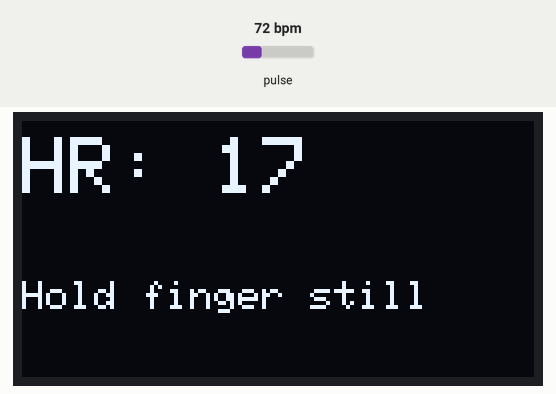
Simulated run of this sketch. Board: Arduino Nano, built with avr-gcc and run on an emulated ATmega328P. Shown: 128×64 one-colour display. The inputs (shaded band) are chosen by the test bench; at power-on: pulse 72 bpm.

Above: at 1.2 s.
1.3 s: pulse set to 158 bpm
At 3.1 s:
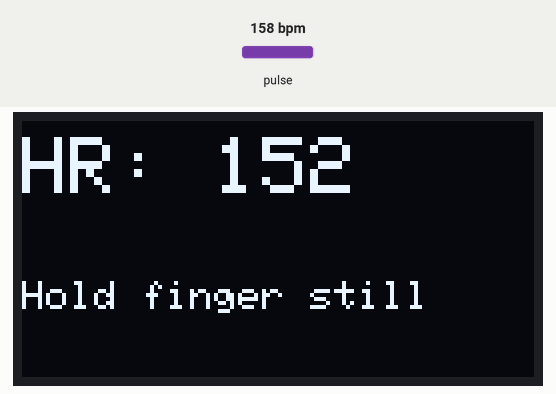
3.2 s: pulse set to 100 bpm
At 5.6 s:
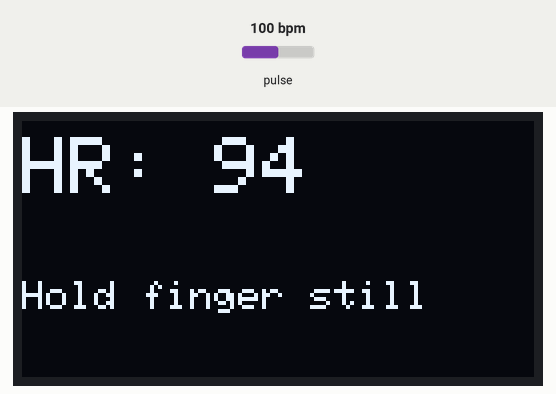
5.7 s: pulse set to 42 bpm
At 7.9 s:
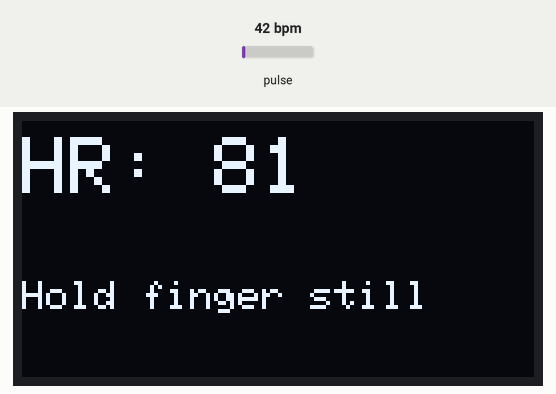
Timing chart, 0 to 9.4 s (numbered marks = the images above; inputs shaded):
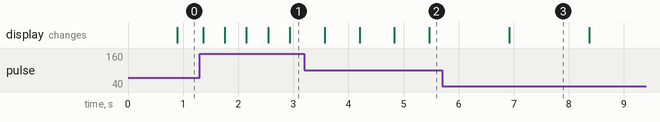

The sketch:

nano_max30102_oximeter.ino
```cpp
// Arduino sketch that reads the MAX30102/ MAX30105 IR data to detect heart beats, computes BPM with a running average, and displays the result on an SSD1306 OLED.
//
// Full tutorial: https://shillehtek.com/blogs/news/arduino-nano-max30102-oled-pulse-oximeter
// Parts used: https://shillehtek.com/products/max30102-heart-rate-pulse-oximeter-sensor-module-black-presoldered
//             https://shillehtek.com/products/0-96-i2c-blue-oled-display-module-4-pin-ssd1306
//             https://shillehtek.com/products/arduino-nano-v3-presoldered-ch340g-atmega328p
// More examples: https://github.com/shillehbean/shillehtek-examples
//

#include <Wire.h>
#include <MAX30105.h>
#include <heartRate.h>
#include <Adafruit_GFX.h>
#include <Adafruit_SSD1306.h>

MAX30105 sensor;
Adafruit_SSD1306 oled(128, 64, &Wire, -1);

const byte AVG = 4;
byte rates[AVG]; byte rateSpot = 0;
long lastBeat = 0; float bpm; int beatAvg;

void setup() {
  Serial.begin(115200);
  oled.begin(SSD1306_SWITCHCAPVCC, 0x3C);
  if (!sensor.begin(Wire, I2C_SPEED_FAST)) {
    oled.setTextSize(1); oled.setCursor(0, 0); oled.print("MAX30102 not found");
    oled.display(); while (1);
  }
  sensor.setup();
  sensor.setPulseAmplitudeRed(0x0A);
  sensor.setPulseAmplitudeGreen(0);
}

void loop() {
  long ir = sensor.getIR();
  if (checkForBeat(ir)) {
    long delta = millis() - lastBeat;
    lastBeat = millis();
    bpm = 60.0 / (delta / 1000.0);
    if (bpm < 255 && bpm > 20) {
      rates[rateSpot++] = (byte)bpm; rateSpot %= AVG;
      beatAvg = 0;
      for (byte i = 0; i < AVG; i++) beatAvg += rates[i];
      beatAvg /= AVG;
    }
  }
  oled.clearDisplay();
  oled.setTextColor(SSD1306_WHITE);
  oled.setTextSize(2); oled.setCursor(0, 4);
  oled.print("HR: "); oled.print(beatAvg);
  oled.setTextSize(1); oled.setCursor(0, 40);
  oled.print(ir < 50000 ? "No finger" : "Hold finger still");
  oled.display();
}
```

Measured:
- after the input at 3.2 s, the display: first changes after 0.37 s (image 2 shows a later state)
- after the input at 5.7 s, the display: changes after 1.2 s (image 3)
